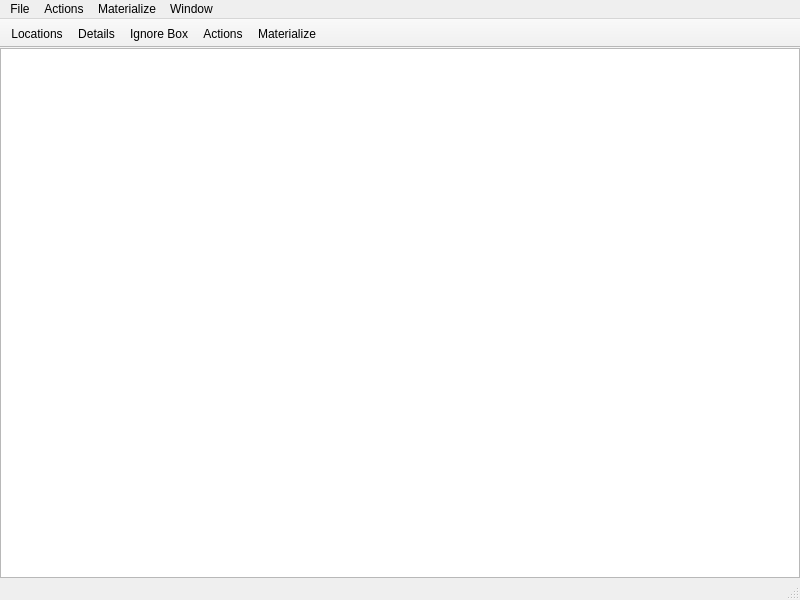
<?xml version="1.0" encoding="UTF-8"?>
<ui version="4.0">
 <class>MainWindow</class>
 <widget class="QMainWindow" name="MainWindow">
  <property name="geometry">
   <rect>
    <x>0</x>
    <y>0</y>
    <width>800</width>
    <height>600</height>
   </rect>
  </property>
  <property name="windowTitle">
   <string>musicGuru</string>
  </property>
  <property name="toolButtonStyle">
   <enum>Qt::ToolButtonTextUnderIcon</enum>
  </property>
  <widget class="QWidget" name="centralwidget">
   <layout class="QVBoxLayout" name="verticalLayout">
    <property name="margin">
     <number>0</number>
    </property>
    <item>
     <widget class="QTreeView" name="browserView">
      <property name="acceptDrops">
       <bool>true</bool>
      </property>
      <property name="dragEnabled">
       <bool>true</bool>
      </property>
      <property name="dragDropMode">
       <enum>QAbstractItemView::DragDrop</enum>
      </property>
      <property name="selectionMode">
       <enum>QAbstractItemView::ExtendedSelection</enum>
      </property>
      <property name="uniformRowHeights">
       <bool>true</bool>
      </property>
      <attribute name="headerDefaultSectionSize">
       <number>75</number>
      </attribute>
      <attribute name="headerStretchLastSection">
       <bool>false</bool>
      </attribute>
     </widget>
    </item>
   </layout>
  </widget>
  <widget class="QMenuBar" name="menubar">
   <property name="geometry">
    <rect>
     <x>0</x>
     <y>0</y>
     <width>800</width>
     <height>22</height>
    </rect>
   </property>
   <widget class="QMenu" name="menuFile">
    <property name="title">
     <string>File</string>
    </property>
    <addaction name="actionAddLocation"/>
    <addaction name="actionRemoveLocation"/>
    <addaction name="actionUpdateLocation"/>
   </widget>
   <widget class="QMenu" name="menuActions">
    <property name="title">
     <string>Actions</string>
    </property>
    <addaction name="actionNewFolder"/>
    <addaction name="actionRemoveEmptyFolders"/>
    <addaction name="actionRenameSelected"/>
    <addaction name="actionMoveSelectedToIgnoreBox"/>
    <addaction name="actionSwitchConflictAndOriginal"/>
    <addaction name="separator"/>
    <addaction name="actionMassRename"/>
    <addaction name="actionSplit"/>
    <addaction name="actionUndoSplit"/>
    <addaction name="actionMoveConflicts"/>
    <addaction name="actionMoveConflictsAndOriginals"/>
   </widget>
   <widget class="QMenu" name="menuWindow">
    <property name="title">
     <string>Window</string>
    </property>
    <addaction name="actionShowLocations"/>
    <addaction name="actionShowDetails"/>
    <addaction name="actionShowIgnoreBox"/>
   </widget>
   <widget class="QMenu" name="menuMaterialize">
    <property name="title">
     <string>Materialize</string>
    </property>
    <addaction name="actionRenameInRespectiveLocations"/>
    <addaction name="actionCopyToOtherLocation"/>
    <addaction name="actionMoveToOtherLocation"/>
   </widget>
   <addaction name="menuFile"/>
   <addaction name="menuActions"/>
   <addaction name="menuMaterialize"/>
   <addaction name="menuWindow"/>
  </widget>
  <widget class="QStatusBar" name="statusbar"/>
  <widget class="QToolBar" name="toolBar">
   <property name="windowTitle">
    <string>toolBar</string>
   </property>
   <property name="movable">
    <bool>false</bool>
   </property>
   <property name="toolButtonStyle">
    <enum>Qt::ToolButtonTextUnderIcon</enum>
   </property>
   <property name="floatable">
    <bool>false</bool>
   </property>
   <attribute name="toolBarArea">
    <enum>TopToolBarArea</enum>
   </attribute>
   <attribute name="toolBarBreak">
    <bool>false</bool>
   </attribute>
   <addaction name="actionShowLocations"/>
   <addaction name="actionShowDetails"/>
   <addaction name="actionShowIgnoreBox"/>
   <addaction name="actionActions"/>
   <addaction name="actionMaterialize"/>
  </widget>
  <action name="actionAddLocation">
   <property name="text">
    <string>Add Location</string>
   </property>
  </action>
  <action name="actionRemoveLocation">
   <property name="text">
    <string>Remove Location</string>
   </property>
  </action>
  <action name="actionUpdateLocation">
   <property name="text">
    <string>Update Location</string>
   </property>
  </action>
  <action name="actionMaterialize">
   <property name="icon">
    <iconset resource="../mg.qrc">
     <normaloff>:/materialize</normaloff>:/materialize</iconset>
   </property>
   <property name="text">
    <string>Materialize</string>
   </property>
  </action>
  <action name="actionNewFolder">
   <property name="text">
    <string>New Folder</string>
   </property>
  </action>
  <action name="actionRemoveEmptyFolders">
   <property name="text">
    <string>Remove Empty Folders</string>
   </property>
  </action>
  <action name="actionRenameSelected">
   <property name="text">
    <string>Rename Selected</string>
   </property>
  </action>
  <action name="actionMoveSelectedToIgnoreBox">
   <property name="text">
    <string>Move Selected to Ignore Box</string>
   </property>
  </action>
  <action name="actionSwitchConflictAndOriginal">
   <property name="text">
    <string>Switch Conflict And Original</string>
   </property>
  </action>
  <action name="actionMassRename">
   <property name="text">
    <string>Mass Rename</string>
   </property>
  </action>
  <action name="actionSplit">
   <property name="text">
    <string>Split Into CD/DVD</string>
   </property>
  </action>
  <action name="actionUndoSplit">
   <property name="text">
    <string>Undo Split</string>
   </property>
  </action>
  <action name="actionMoveConflicts">
   <property name="text">
    <string>Move Conflicts</string>
   </property>
  </action>
  <action name="actionMoveConflictsAndOriginals">
   <property name="text">
    <string>Move Conflicts and Originals</string>
   </property>
  </action>
  <action name="actionShowLocations">
   <property name="icon">
    <iconset resource="../mg.qrc">
     <normaloff>:/locations</normaloff>:/locations</iconset>
   </property>
   <property name="text">
    <string>Locations</string>
   </property>
  </action>
  <action name="actionShowDetails">
   <property name="icon">
    <iconset resource="../mg.qrc">
     <normaloff>:/details</normaloff>:/details</iconset>
   </property>
   <property name="text">
    <string>Details</string>
   </property>
  </action>
  <action name="actionShowIgnoreBox">
   <property name="icon">
    <iconset resource="../mg.qrc">
     <normaloff>:/ignore_box</normaloff>:/ignore_box</iconset>
   </property>
   <property name="text">
    <string>Ignore Box</string>
   </property>
  </action>
  <action name="actionActions">
   <property name="icon">
    <iconset resource="../mg.qrc">
     <normaloff>:/actions</normaloff>:/actions</iconset>
   </property>
   <property name="text">
    <string>Actions</string>
   </property>
  </action>
  <action name="actionRenameInRespectiveLocations">
   <property name="text">
    <string>Rename in Respective Locations</string>
   </property>
  </action>
  <action name="actionCopyToOtherLocation">
   <property name="text">
    <string>Copy to Other Location</string>
   </property>
  </action>
  <action name="actionMoveToOtherLocation">
   <property name="text">
    <string>Move to Other Location</string>
   </property>
  </action>
 </widget>
 <resources>
  <include location="../mg.qrc"/>
 </resources>
 <connections/>
</ui>
